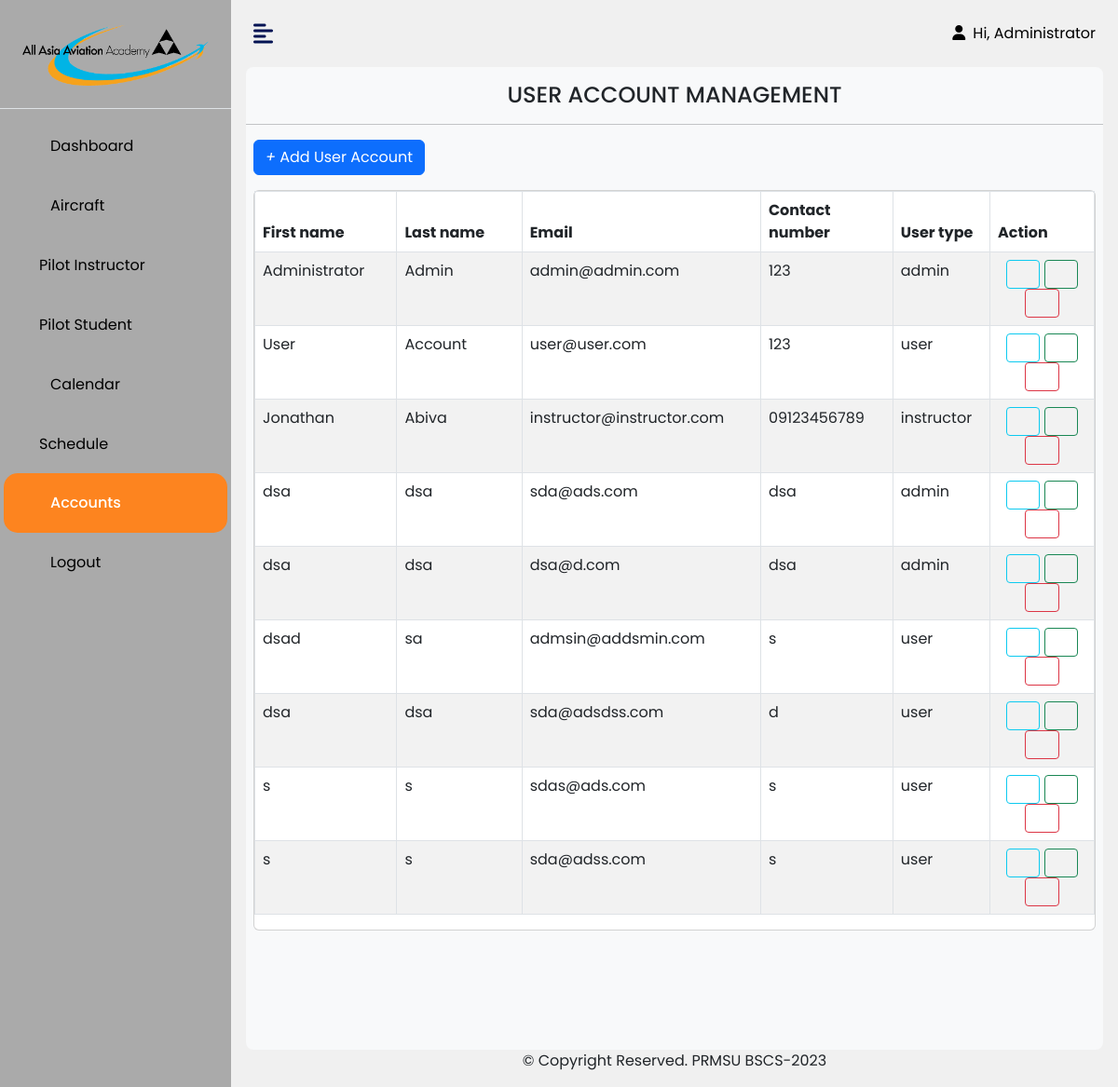
The app's page /admin/account.php (signed in) with its own data.
### tables this page shows
CREATE TABLE `users` (
  `id` int NOT NULL,
  `firstname` varchar(255) NOT NULL,
  `lastname` varchar(255) NOT NULL,
  `email` varchar(255) NOT NULL,
  `password` varchar(255) NOT NULL,
  `contact` varchar(20) NOT NULL,
  `usertype` varchar(10) NOT NULL DEFAULT 'user'
);

### admin/account.php (the view, shortened to what this page needs)
<?php
include '../incAdmin/header.php';
?>
    <div class="d-flex" id="wrapper">
        <div class="bg-white" id="sidebar-wrapper">
            <div class="sidebar-heading text-center py-4 primary-text fs-4 fw-bold text-uppercase border-bottom">
                <img id="logo"src="../img/logo.png" alt="">
            </div>
            <div class="list-group list-group-flush my-2 mx-1">
                <a href="index.php" class="list-group-item list-group-item-action second-text "><i class="fa-duotone fa-house me-2"></i>Dashboard</a>
                <a href="aircraft.php" class="list-group-item list-group-item-action second-text "><i class="fa-duotone fa-plane-up me-2"></i>Aircraft</a>
                <a href="instructor.php" class="list-group-item list-group-item-action second-text "><i class="fa-duotone fa-user-pilot-tie me-2"></i>Pilot Instructor</a>
                <a href="student.php" class="list-group-item list-group-item-action second-text "><i class="fa-duotone fa-user-pilot me-2"></i>Pilot Student</a>
                <a href="calendar.php" class="list-group-item list-group-item-action second-text "><i class="fa-duotone fa-calendar-days me-2"></i>Calendar</a>
                <a href="schedule.php" class="list-group-item list-group-item-action second-text "><i class="fa-duotone fa-calendar-lines-pen me-2"></i>Schedule</a>
                <a href="account.php" class="list-group-item list-group-item-action second-text active "><i class="fa-duotone fa-users me-2"></i>Accounts</a>
                <a href="../logout.php" class="list-group-item list-group-item-action second-text "><i class="fa-duotone fa-right-from-bracket me-2"></i>Logout</a>
            </div>
        </div>
        <div id="page-content-wrapper">
            <nav class="navbar navbar-expand navbar-light bg-transparent py-4 px-4">
                <div class="d-flex align-items-center">
                    <i class="fas fa-align-left primary-text fs-4 me-3" id="menu-toggle"></i>
                </div>
                <div class="collapse navbar-collapse" id="navbarSupportedContent">
                    <ul class="navbar-nav ms-auto mb-2 mb-lg-0 text-light">
                            <a style="color:black;"><i class="fas fa-user me-2"></i>Hi, <?php echo $_SESSION['admin_name'] ?></a>
                    </ul>
                </div>
            </nav>
<div class="table-responsive mx-3 bg-light py-3 rounded-3 vh-100">
        <center>
            <h4>USER ACCOUNT MANAGEMENT</h4>
        </center>
        <hr>
        <button type="button" id="addAccount" class="btn btn-primary mb-3 ms-2" data-bs-toggle="modal" data-bs-target="#accountModal"><i class="fa-duotone fa-plus"></i> Add User Account</button>
        <div class="card mx-2">
        <table id="myTable" class="table table-striped table-bordered">
            <thead>
                <tr>
                    <th width="12%">First name</th>
                    <th width="12%">Last name</th>
                    <th width="14%">Email</th>
                    <th width="10%">Contact number</th>
                    <th width="5%">User type</th>
                    <th width="10%">Action</th>
                </tr>
            </thead>
            <tbody>
                <?php
                require '../conn.php';
                $query = "SELECT * FROM users";
                $query_run = mysqli_query($conn, $query);
                if(mysqli_num_rows($query_run) > 0)
                {
                    foreach($query_run as $user)
                    {
                        ?>
                        <tr>
                            <td data-label="First name"><?= $user['firstname'] ?></td>
                            <td data-label="Last name"><?= $user['lastname'] ?></td>
                            <td data-label="Email"><?= $user['email'] ?></td>
                            <td data-label="Contact number"><?= $user['contact'] ?></td>
                            <td data-label="User type"><?= $user['usertype'] ?></td>
                            <td>
                                <center>
                                <button type="button" value="<?=$user['id'];?>" class="viewUser btn btn-outline-info btn-sm"><i class="fa-duotone fa-eye mx-1"></i></button>
                                <button type="button" value="<?=$user['id'];?>" class="editUser btn btn-outline-success btn-sm"><i class="fa-duotone fa-pen-to-square mx-1"></i></button>
                                <button type="button" value="<?=$user['id'];?>" class="delUser btn btn-outline-danger btn-sm"><i class="fa-duotone fa-trash mx-1"></i></button>
                                </center>
                            </td>
                        </tr>
                        <?php
                        }
                    }
                    ?>
                    </tbody>
                </table>
        </div>
            </div>
            <div class="container-fluid px-4">
                <footer>
                    <center>
                        <p class="text-dark">&copy; Copyright Reserved. PRMSU BSCS-2023</p>
                    </center>
                </footer>
            </div>
        </div>
    </div>
    <?php
include '../incAdmin/footer.php';
?>

### incAdmin/header.php (shortened to what this page needs)
<!DOCTYPE html>
<html lang="en">
<head>
    <link href="https://cdn.jsdelivr.net/npm/bootstrap@5.2.2/dist/css/bootstrap.min.css" rel="stylesheet">
    <link rel="stylesheet" href="https://site-assets.fontawesome.com/releases/v6.1.2/css/all.css">
    <link rel="stylesheet" href="../css/admin.css">
<link rel="stylesheet" href="//cdn.jsdelivr.net/npm/alertifyjs@1.13.1/build/css/alertify.min.css"/>
<link rel="stylesheet" href="//cdn.jsdelivr.net/npm/alertifyjs@1.13.1/build/css/themes/default.min.css"/>
<link rel="stylesheet" href="../fullcalendar/dist/fullcalendar.min.css">
</head>
<body>

### incAdmin/footer.php (shortened to what this page needs)
</body>
</html>

### css/admin.css (style rules this page uses)
:root { --main-bg-color: #001253; --main-text-color: #001253; --second-text-color: #000000; --second-bg-color: #FD841F; --third-text-color: #ffffff; }
.primary-text { color: var(--main-text-color); }
.second-text { color: var(--second-text-color); }
* { margin: 0; padding: 0; box-sizing: border-box; font-family: 'Poppins', sans-serif; }
#wrapper { overflow-x: hidden; background-image: linear-gradient( to right, #f0f0f0, #f0f0f0 ); }
#sidebar-wrapper { background-image: linear-gradient( to right, #aaaaaa,#aaaaaa ); min-height: 100vh; margin-left: -16rem; -webkit-transition: margin 0.25s ease-out; -moz-transition: margin 0.25s ease-out; -o-transition: margin 0.25s ease-out; transition: margin 0.25s ease-out; }
#sidebar-wrapper .sidebar-heading { padding: 0.875rem 1.25rem; font-size: 1.2rem; }
#sidebar-wrapper .list-group { width: 15rem; }
#page-content-wrapper { min-width: 100vw; }
#menu-toggle { cursor: pointer; }
.list-group-item { border: none; padding: 20px 30px; }
.list-group.list-group-flush.my-2.mx-1 { --bs-list-group-bg: ; }
.list-group-item.active { background-color: var(--second-bg-color); color: var(--third-text-color); font-weight:500; border: none; border-radius: 15px; }
#logo { width: 200px; }
@media (min-width: 768px) { #sidebar-wrapper { margin-left: 0; } }
@media (min-width: 768px) { #page-content-wrapper { min-width: 0; width: 100%; } }
a i.fas.fa-user.me-2 { color: black; }

### records on screen
users: firstname "Administrator", lastname "Admin", email "admin@admin.com", contact "123", usertype "admin", $user['id'] 33 (drawn)
users: firstname "User", lastname "Account", email "user@user.com", contact "123", usertype "user", $user['id'] 34 (drawn)
users: firstname "Jonathan", lastname "Abiva", email "instructor@instructor.com", contact "09123456789", usertype "instructor", $user['id'] 35 (drawn)
users: firstname "dsa", lastname "dsa", email "sda@ads.com", contact "dsa", usertype "admin", $user['id'] 36 (drawn)
users: firstname "dsa", lastname "dsa", email "dsa@d.com", contact "dsa", usertype "admin", $user['id'] 37 (drawn)
users: firstname "dsad", lastname "sa", email "admsin@addsmin.com", contact "s", usertype "user", $user['id'] 38 (drawn)
users: firstname "dsa", lastname "dsa", email "sda@adsdss.com", contact "d", usertype "user", $user['id'] 39 (drawn)
users: firstname "s", lastname "s", email "sdas@ads.com", contact "s", usertype "user", $user['id'] 40 (drawn)
users: firstname "s", lastname "s", email "sda@adss.com", contact "s", usertype "user", $user['id'] 41 (drawn)

### other values on screen
$_SESSION['admin_name'] "Administrator"
